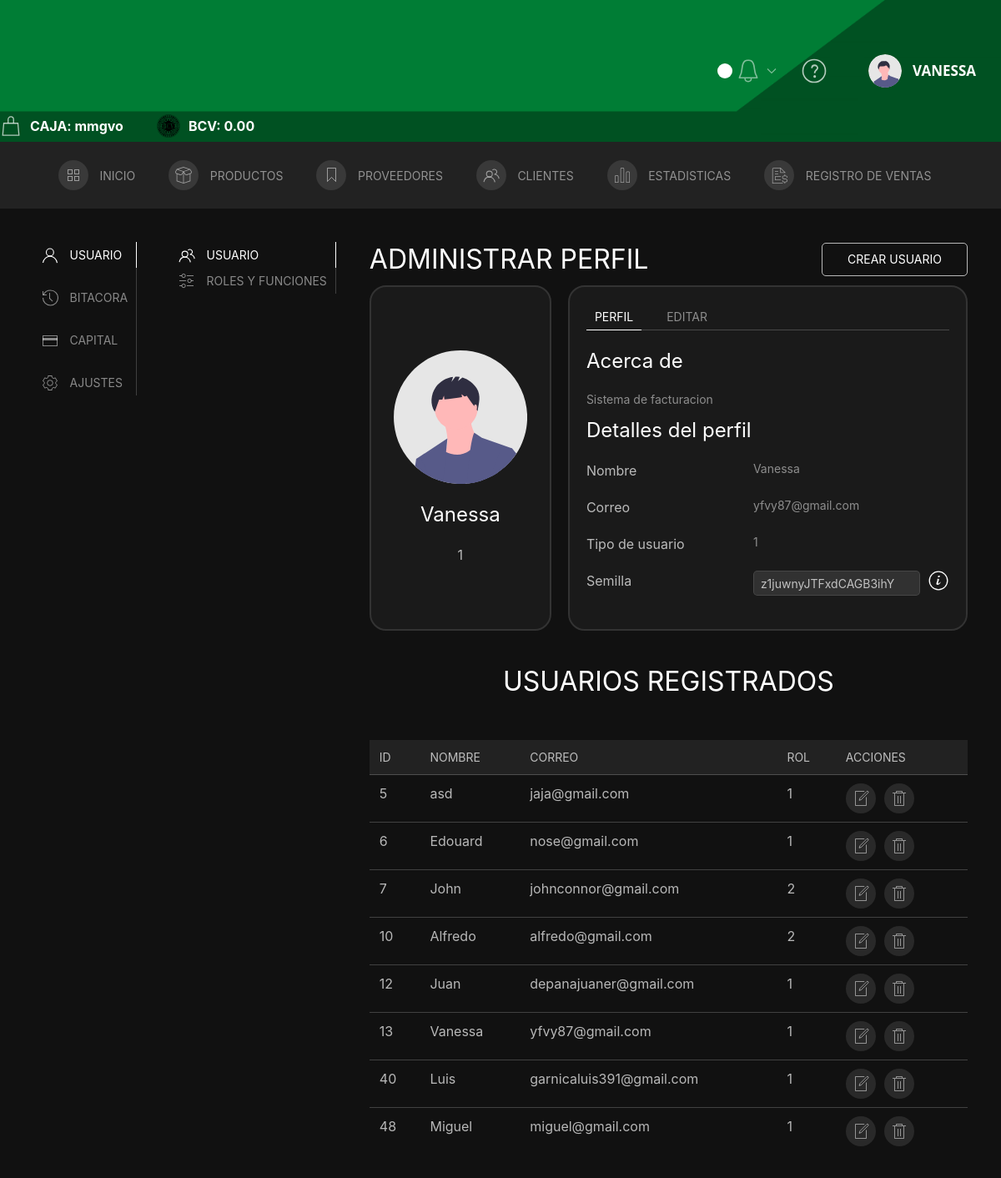
Screenshot of /Administrar_perfil (signed in) with the database file from the repository.
### tables this page shows
CREATE TABLE `usuarios` (
  `id` int(11) NOT NULL,
  `nombre` varchar(50) NOT NULL,
  `correo` varchar(45) NOT NULL,
  `hash` text NOT NULL,
  `rol` int(11) NOT NULL DEFAULT 3,
  `active` tinyint(4) NOT NULL DEFAULT 1,
  `semilla` varchar(45) NOT NULL,
  `sesion_id` varchar(145) NOT NULL
);

### Controller/C_perfil.php (called while the page is built, shortened)
<?php
    require('../Model/Conexion.php');
    require('../Model/Usuarios.php');
    $result = new Usuario();
    $result = $result->search();
    $tu = new Usuario(id:$_SESSION['user_id']);
    $tu = $tu->search()[0];
    include('../View/perfil.php');
?>

### Model/Conexion.php (called while the page is built, shortened)
<?php
    class DB {
        function __construct() {
            $this->conn = new PDO("mysql:host=localhost;dbname=proyecto_4","root");
        }
    }
?>

### Model/Usuarios.php (called while the page is built, shortened)
<?php
    class Usuario extends DB{
        private $id;
        function __construct($id=null, $nombre=null,$correo=null,$hash=null,$rol=null,$semilla=null,$sesion_id=null){
            $this->id = $id;
            $this->correo = $correo;
        }
        function search($n=0,$limite=9){
            $query = "SELECT * FROM usuarios WHERE 1";
			$lista = [];
            if ($this->id){
            	array_push($lista,'id');
            }
            if ($lista) {
            	foreach ($lista as $e){
            		$query .= ' AND '.$e.'=:'.$e;
            	}
            }
            $n = $n*$limite;
            $query = $query . " LIMIT :l OFFSET :n";
            $consulta = $this->conn->prepare($query);
            $consulta->bindParam(':l',$limite, PDO::PARAM_INT);
            $consulta->bindParam(':n',$n, PDO::PARAM_INT);
            if ($this->id != null){
                $consulta->bindParam(':id',$this->id, PDO::PARAM_INT);
            }
            $consulta->execute();
            return $consulta->fetchAll();
        }
}
?>

### View/complementos/tabla_usuario.php (the view, shortened to what this page needs)
<?php
echo '
<tr>
    <td>'.$row['id'].'</td>
    <td>'.$row['nombre'].'</td>
    <td>'.$row['correo'].'</td>
    <td>'.$row['rol'].'</td>
    <td class="uk-flex">
        <a href="#Update_user'.$row['id'].'" uk-toggle uk-tooltip="title:Editar; delay: 500" class="uk-icon-button uk-margin-small-right" type="button" style=" border: none; cursor: pointer;">
            <span uk-icon="icon: file-edit"></span>
        </a>
        <a href="#eliminar_user'.$row['id'].'" uk-toggle class="uk-icon-button uk-margin-small-right" uk-tooltip="title:Eliminar; delay: 500" type="button" style=" border: none; cursor: pointer;" type="button">
            <span uk-icon="icon: trash"></span>
        </a>
    </td>
</tr>
<div id="Update_user'.$row['id'].'" uk-modal>
                <input type=number value="'.$row['id'].'" name="ID" style="display:none">
                    <input class="uk-input" type="text" placeholder="Nombre" value="'.$row['nombre'].'" aria-label="100" name="nombre" pattern="^([A-Zñ+áéó]|[a-zñáéó]){3,}( ([A-Zñ+áéó]|[a-zñáéó]){3,})?$" required>
                    '.$row[''].'
                        <option value="'.$row['rol'].'" selected>Rol Actual</option>
                <input type="submit" id="modificar'.$row['id'].'" style="display:none">
            <label class="uk-button uk-button-secondary" for="modificar'.$row['id'].'" >Aceptar</label>
</div>
<div id="eliminar_user'.$row['id'].'" uk-modal>
                <input type=number value="'.$row['id'].'" name="ID" style="display:none">
                <input type="submit" id="eliminar'.$row['id'].'" style="display:none">
            <label class="uk-button uk-button-secondary" type="submit" for="eliminar'.$row['id'].'">Aceptar</label>
</div>
';
?>

### View/perfil.php (shortened to what this page needs)
<?php require("../View/complementos/header.php"); ?>
<main class="Bg-Main-home2 uk-padding uk-light">
    <div class="uk-child-width-1-1@s" uk-grid>
        <div>
            <div uk-grid>
                <div class="uk-width-auto@m">
                    <ul class="uk-tab-left" uk-tab="connect: #component-tab-left; animation: uk-animation-fade">
                        <li style="padding-bottom: 20px;">
                            <a id="aUser" href="#">
                                <span class="uk-margin-small-right" uk-icon="user"></span> USUARIO
                            </a>
                        </li>
                        <li style="padding-bottom: 20px;">
                            <a id="aBinnacle" href="#">
                                <span class="uk-margin-small-right" uk-icon="history"></span> BITACORA
                            </a>
                        </li>
                        <?php if ($_SESSION['rol_num'] <= 2) { ?>
                            <li style="padding-bottom: 20px;">
                                <a id="aCapital" href="#">
                                    <span class="uk-margin-small-right" uk-icon="credit-card"></span>CAPITAL
                                </a>
                            </li>
                            <li>
                                <a id="aSets" href="#">
                                    <span class="uk-margin-small-right" uk-icon="cog"></span>AJUSTES
                                </a>
                            </li>
                        <?php }; ?>
                    </ul>
                </div>
                <div class="uk-width-expand@m">
                    <div id="component-tab-left" class="uk-switcher">
                        <div>
                            <div class="uk-child-width-1-1@s" uk-grid>
                                <div>
                                    <div uk-grid>
                                        <div class="uk-width-auto@m">
                                            <ul class="uk-tab-left" uk-tab="connect: #component-tab-user; animation: uk-animation-fade">
                                                <li>
                                                    <a href="#">
                                                        <span class="uk-margin-small-right" uk-icon="users"></span>USUARIO
                                                    </a>
                                                </li>
                                                <li>
                                                    <a href="#">
                                                        <span class="uk-margin-small-right" uk-icon="settings"></span>ROLES Y FUNCIONES
                                                    </a>
                                                </li>
                                            </ul>
                                        </div>
                                        <div class="uk-width-expand@m">
                                            <div id="component-tab-user" class="uk-switcher">
                                                <li>
                                                    <?php if ($_SESSION['rol_num'] <= 2) { ?>
                                                        <div>
                                                            <div>
                                                                <div class="uk-flex uk-flex-middle uk-flex-between uk-flex-wrap uk-margin-small-bottom uk-light">
                                                                    <h2 class="uk-margin-remove">ADMINISTRAR PERFIL</h2>
                                                                    <div class="newUser uk-flex">
                                                                        <a id="btnRegisterUser" href="#register_user" uk-toggle class="uk-button uk-button-default uk-flex uk-flex-middle uk-border-rounded">
                                                                            <p class="uk-margin-remove">CREAR USUARIO</p>
                                                                        </a>
                                                                    </div>
                                                                </div>
                                                            </div>
                                                        </div>
                                                    <?php }; ?>
                                                    <section class="container-item_profile uk-flex">
                                                        <div class="item_profile-target">
                                                            <div class="uk-margin">
                                                                <img width="160px" src="static/images/undraw_profile.svg" alt="">
                                                            </div>
                                                            <div>
                                                                <h3 class="uk-text-center "><?php echo $_SESSION['user_name']; ?></h3>
                                                                <p class="uk-text-center uk-margin-remove-bottom"><?php echo $_SESSION['rol']; ?></p>
                                                            </div>
                                                        </div>
                                                        <div class="item_profile-target-2">
                                                            <ul class="switcherEdit" uk-tab uk-switcher>
                                                                <li><a href="#">Perfil</a></li>
                                                                <li><a href="#">Editar</a></li>
                                                            </ul>
                                                            <ul class="uk-switcher uk-margin">
                                                                <li>
                                                                    <h3>Acerca de</h3>
                                                                    <p class="uk-article-meta uk-margin-small">Sistema de facturacion</p>
                                                                    <div>
                                                                        <h3>Detalles del perfil</h3>
                                                                        <div class="uk-flex">
                                                                            <p class="item-profile">Nombre </p><span class="uk-article-meta"> <?php echo $tu['nombre']; ?></span>
                                                                        </div>
                                                                        <?php
                                                                        echo '
                                                    <div class="uk-flex">
                                                        <p class="item-profile">Correo</p><span class="uk-article-meta">' . $tu['correo'] . '</span>
                                                    </div>
                                                    <div class="uk-flex">
                                                        <p class="item-profile uk-margin-remove-bottom">Tipo de usuario</p>
                                                        <span class="uk-article-meta">' . $_SESSION['rol'] . '</span>
                                                    </div>';
                                                                        ?>
                                                                        <div id="seedGenerator" class="uk-flex uk-margin-top">
                                                                            <p class="item-profile">Semilla</p>
                                                                            <span id="inpSeed" class="uk-article-meta uk-flex">
                                                                                <input class="uk-input uk-form-small uk-form-width-medium uk-border-rounded input-seed" value="<?= $tu['semilla'] ?>" type="text">
                                                                                <a>
                                                                                    <span id="seedInfo" class="uk-margin-small-left" uk-icon="icon: info; ratio: 1.2"></span>
                                                                                </a>
                                                                            </span>
                                                                        </div>
                                                                    </div>
                                                                </li>
                                                            </ul>
                                                        </div>
                                                    </section>
                                                    <?php if ($_SESSION['rol_num'] <= 2) { ?>
                                                        <section id="tableUsers">
                                                            <div class="uk-flex uk-flex-center uk-margin-medium-top">
                                                                <h2>USUARIOS REGISTRADOS</h2>
                                                            </div>
                                                            <div class="uk-overflow-auto uk-light uk-margin-small-top">
                                                                <table class="uk-table uk-table-small uk-table-divider uk-table-hover">
                                                                    <thead class="uk-background-secondary">
                                                                        <tr>
                                                                            <th>ID</th>
                                                                            <th>Nombre</th>
                                                                            <th>Correo</th>
                                                                            <th>Rol</th>
                                                                            <th>Acciones</th>
                                                                        </tr>
                                                                    </thead>
                                                                    <tbody>
                                                                        <?php
                                                                        for ($i = 0; $i < count($result); $i++) {
                                                                            $row = $result[$i];
                                                                            require('complementos/tabla_usuario.php');
                                                                        }
                                                                        ?>
                                                                    </tbody>
                                                                </table>
                                                            </div>
                                                        </section>
                                                    <?php }; ?>
                                                </li>
                                            </div>
                                        </div>
                                    </div>
                                </div>
                            </div>
                        </div>
                    </div>
                </div>
            </div>
        </div>
    </div>
</main>
</body>
</html>

### rows the page displays
usuarios: nombre "Vanessa", correo "yfvy87@gmail.com", semilla "z1juwnyJTFxdCAGB3ihY", id "13", rol "1"
usuarios: id "5", nombre "asd", correo "jaja@gmail.com", rol "1"
usuarios: id "6", nombre "Edouard", correo "nose@gmail.com", rol "1"
usuarios: id "7", nombre "John", correo "johnconnor@gmail.com", rol "2"
usuarios: id "10", nombre "Alfredo", correo "alfredo@gmail.com", rol "2"
usuarios: id "12", nombre "Juan", correo "depanajuaner@gmail.com", rol "1"
usuarios: id "40", nombre "Luis", correo "garnicaluis391@gmail.com", rol "1"
usuarios: id "48", nombre "Miguel", correo "miguel@gmail.com", rol "1"

### other values shown
$_SESSION['user_name'] "VANESSA"
$_SESSION['user_name'] "Vanessa"
$_SESSION['rol'] "1"
